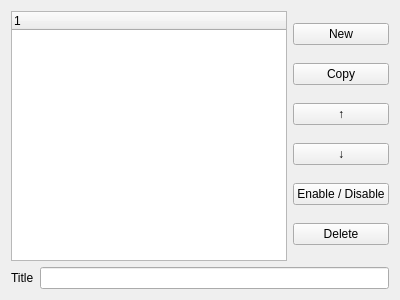
<?xml version="1.0" encoding="UTF-8"?>
<ui version="4.0">
 <class>Form</class>
 <widget class="QWidget" name="Form">
  <property name="geometry">
   <rect>
    <x>0</x>
    <y>0</y>
    <width>400</width>
    <height>300</height>
   </rect>
  </property>
  <property name="windowTitle">
   <string>Form</string>
  </property>
  <layout class="QVBoxLayout" name="verticalLayout_2">
   <item>
    <layout class="QHBoxLayout" name="horizontalLayout">
     <item>
      <widget class="QTreeWidget" name="dataSetTreeWidget">
       <column>
        <property name="text">
         <string notr="true">1</string>
        </property>
       </column>
      </widget>
     </item>
     <item>
      <layout class="QVBoxLayout" name="verticalLayout">
       <item>
        <widget class="QPushButton" name="dataSetNewButton">
         <property name="text">
          <string>New</string>
         </property>
        </widget>
       </item>
       <item>
        <widget class="QPushButton" name="dataSetCopyButton">
         <property name="text">
          <string>Copy</string>
         </property>
        </widget>
       </item>
       <item>
        <widget class="QPushButton" name="dataSetUpButton">
         <property name="text">
          <string>↑</string>
         </property>
        </widget>
       </item>
       <item>
        <widget class="QPushButton" name="dataSetDownButton">
         <property name="text">
          <string>↓</string>
         </property>
        </widget>
       </item>
       <item>
        <widget class="QPushButton" name="dataSetEnableButton">
         <property name="text">
          <string>Enable / Disable</string>
         </property>
        </widget>
       </item>
       <item>
        <widget class="QPushButton" name="dataSetDeleteButton">
         <property name="text">
          <string>Delete</string>
         </property>
        </widget>
       </item>
      </layout>
     </item>
    </layout>
   </item>
   <item>
    <layout class="QFormLayout" name="formLayout_2">
     <item row="0" column="0">
      <widget class="QLabel" name="label_2">
       <property name="text">
        <string>Title</string>
       </property>
      </widget>
     </item>
     <item row="0" column="1">
      <widget class="QLineEdit" name="dataSetTitleEdit"/>
     </item>
    </layout>
   </item>
  </layout>
 </widget>
 <resources/>
 <connections/>
</ui>
